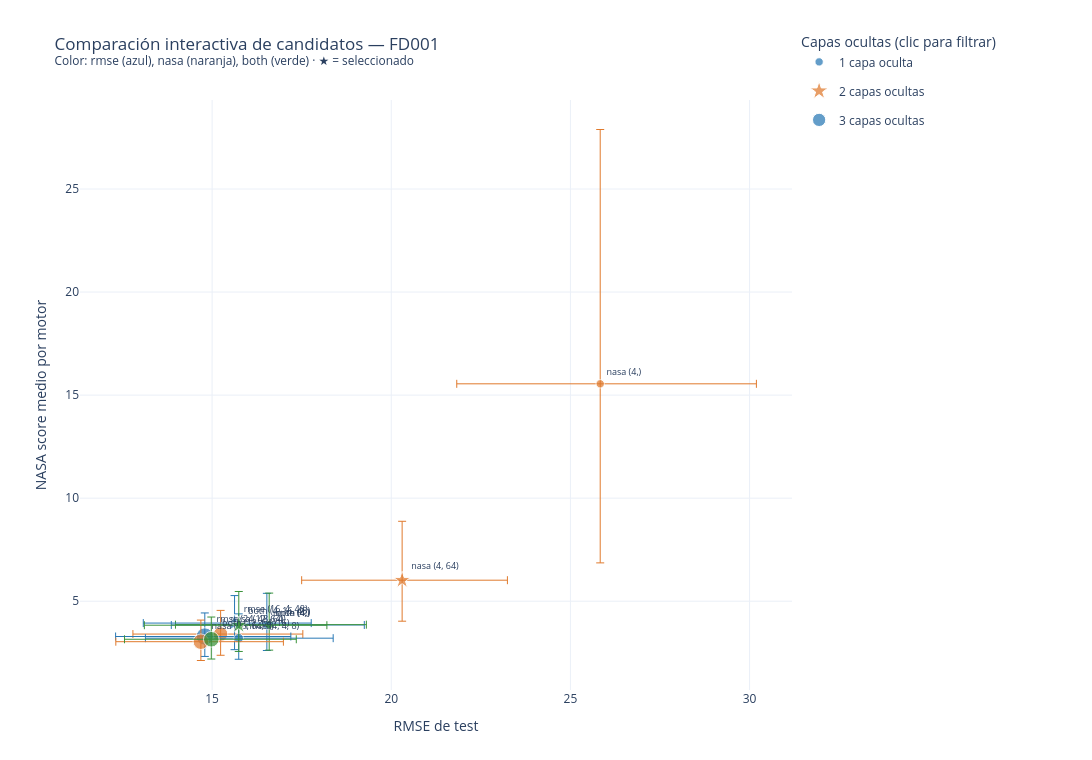

Source (notebook cell):
### Code cell
compare_candidate_results('FD001', max_rmse=None, max_nasa=None)

### Figure 1 — Plotly figure (JSON) as saved in the notebook; plotly's stock layout.template omitted (floating-point values rounded to 4 significant figures)
{"data": [{"customdata": [["candidate_02", "(4,)", 189, 13.86, 19.25, 2.61, 5.383, 384.8, "rmse", false]], "error_x": {"array": [2.72], "arrayminus": [2.667], "color": "#2878B5", "symmetric": false, "thickness": 1, "type": "data", "width": 4}, "error_y": {"array": [1.535], "arrayminus": [1.239], "color": "#2878B5", "symmetric": false, "thickness": 1, "type": "data", "width": 4}, "hovertemplate": "<b>%{customdata[8]}</b> · candidato %{customdata[0]}<br>Arquitectura: %{customdata[1]}<br>Parámetros: %{customdata[2]:,.0f}<br>RMSE: %{x:.4f} (IC 95%: %{customdata[3]:.4f}–%{customdata[4]:.4f})<br>NASA medio por motor: %{y:.4g} (IC 95%: %{customdata[5]:.4g}–%{customdata[6]:.4g})<br>NASA sumativo: %{customdata[7]:.4g}<extra></extra>", "legendgroup": "hidden-layers-1", "marker": {"color": "#2878B5", "line": {"color": "white", "width": 1}, "opacity": 0.72, "size": [8.367], "symbol": ["circle"]}, "mode": "markers+text", "name": "1 capa oculta", "showlegend": true, "text": ["rmse (4,)"], "textfont": {"size": 9}, "textposition": "top right", "type": "scatter", "x": [16.53], "y": [3.848]}, {"customdata": [["candidate_02", "(4,)", 189, 21.83, 30.19, 6.861, 27.89, 1555.0, "nasa", false]], "error_x": {"array": [4.359], "arrayminus": [4.004], "color": "#E07A2D", "symmetric": false, "thickness": 1, "type": "data", "width": 4}, "error_y": {"array": [12.34], "arrayminus": [8.688], "color": "#E07A2D", "symmetric": false, "thickness": 1, "type": "data", "width": 4}, "hovertemplate": "<b>%{customdata[8]}</b> · candidato %{customdata[0]}<br>Arquitectura: %{customdata[1]}<br>Parámetros: %{customdata[2]:,.0f}<br>RMSE: %{x:.4f} (IC 95%: %{customdata[3]:.4f}–%{customdata[4]:.4f})<br>NASA medio por motor: %{y:.4g} (IC 95%: %{customdata[5]:.4g}–%{customdata[6]:.4g})<br>NASA sumativo: %{customdata[7]:.4g}<extra></extra>", "legendgroup": "hidden-layers-1", "marker": {"color": "#E07A2D", "line": {"color": "white", "width": 1}, "opacity": 0.72, "size": [8.367], "symbol": ["circle"]}, "mode": "markers+text", "name": "1 capa oculta", "showlegend": false, "text": ["nasa (4,)"], "textfont": {"size": 9}, "textposition": "top right", "type": "scatter", "x": [25.83], "y": [15.55]}, {"customdata": [["candidate_03", "(4,)", 189, 13.98, 19.3, 2.628, 5.395, 386.3, "both", false]], "error_x": {"array": [2.711], "arrayminus": [2.616], "color": "#3A923A", "symmetric": false, "thickness": 1, "type": "data", "width": 4}, "error_y": {"array": [1.532], "arrayminus": [1.235], "color": "#3A923A", "symmetric": false, "thickness": 1, "type": "data", "width": 4}, "hovertemplate": "<b>%{customdata[8]}</b> · candidato %{customdata[0]}<br>Arquitectura: %{customdata[1]}<br>Parámetros: %{customdata[2]:,.0f}<br>RMSE: %{x:.4f} (IC 95%: %{customdata[3]:.4f}–%{customdata[4]:.4f})<br>NASA medio por motor: %{y:.4g} (IC 95%: %{customdata[5]:.4g}–%{customdata[6]:.4g})<br>NASA sumativo: %{customdata[7]:.4g}<extra></extra>", "legendgroup": "hidden-layers-1", "marker": {"color": "#3A923A", "line": {"color": "white", "width": 1}, "opacity": 0.72, "size": [8.367], "symbol": ["circle"]}, "mode": "markers+text", "name": "1 capa oculta", "showlegend": false, "text": ["both (4,)"], "textfont": {"size": 9}, "textposition": "top right", "type": "scatter", "x": [16.59], "y": [3.863]}, {"customdata": [["candidate_03", "(4, 64)", 569, 17.5, 23.24, 4.032, 8.879, 602.1, "nasa", true], ["candidate_04", "(12, 64)", 1449, 12.79, 17.53, 2.378, 4.556, 340.7, "nasa", false]], "error_x": {"array": [2.938, 2.294], "arrayminus": [2.804, 2.448], "color": "#E07A2D", "symmetric": false, "thickness": 1, "type": "data", "width": 4}, "error_y": {"array": [2.857, 1.148], "arrayminus": [1.99, 1.029], "color": "#E07A2D", "symmetric": false, "thickness": 1, "type": "data", "width": 4}, "hovertemplate": "<b>%{customdata[8]}</b> · candidato %{customdata[0]}<br>Arquitectura: %{customdata[1]}<br>Parámetros: %{customdata[2]:,.0f}<br>RMSE: %{x:.4f} (IC 95%: %{customdata[3]:.4f}–%{customdata[4]:.4f})<br>NASA medio por motor: %{y:.4g} (IC 95%: %{customdata[5]:.4g}–%{customdata[6]:.4g})<br>NASA sumativo: %{customdata[7]:.4g}<extra></extra>", "legendgroup": "hidden-layers-2", "marker": {"color": "#E07A2D", "line": {"color": "white", "width": 1}, "opacity": 0.72, "size": [13, 14.46], "symbol": ["star", "circle"]}, "mode": "markers+text", "name": "2 capas ocultas", "showlegend": true, "text": ["nasa (4, 64)", "nasa (12, 64)"], "textfont": {"size": 9}, "textposition": "top right", "type": "scatter", "x": [20.3, 15.24], "y": [6.021, 3.407]}, {"customdata": [["candidate_01", "(24, 48, 64)", 5505, 12.31, 17.2, 2.322, 4.432, 328.9, "rmse", false], ["candidate_03", "(16, 4, 48)", 1093, 13.08, 17.77, 2.651, 5.274, 394.1, "rmse", true], ["candidate_04", "(4, 4, 8)", 253, 13.14, 18.38, 2.186, 4.388, 320.8, "rmse", false]], "error_x": {"array": [2.401, 2.14, 2.636], "arrayminus": [2.49, 2.547, 2.604], "color": "#2878B5", "symmetric": false, "thickness": 1, "type": "data", "width": 4}, "error_y": {"array": [1.142, 1.333, 1.18], "arrayminus": [0.9674, 1.29, 1.022], "color": "#2878B5", "symmetric": false, "thickness": 1, "type": "data", "width": 4}, "hovertemplate": "<b>%{customdata[8]}</b> · candidato %{customdata[0]}<br>Arquitectura: %{customdata[1]}<br>Parámetros: %{customdata[2]:,.0f}<br>RMSE: %{x:.4f} (IC 95%: %{customdata[3]:.4f}–%{customdata[4]:.4f})<br>NASA medio por motor: %{y:.4g} (IC 95%: %{customdata[5]:.4g}–%{customdata[6]:.4g})<br>NASA sumativo: %{customdata[7]:.4g}<extra></extra>", "legendgroup": "hidden-layers-3", "marker": {"color": "#2878B5", "line": {"color": "white", "width": 1}, "opacity": 0.72, "size": [17.32, 13, 9.481], "symbol": ["circle", "star", "circle"]}, "mode": "markers+text", "name": "3 capas ocultas", "showlegend": true, "text": ["rmse (24, 48, 64)", "rmse (16, 4, 48)", "rmse (4, 4, 8)"], "textfont": {"size": 9}, "textposition": "top right", "type": "scatter", "x": [14.8, 15.63, 15.74], "y": [3.289, 3.941, 3.208]}, {"customdata": [["candidate_01", "(16, 64, 8)", 2353, 12.31, 16.99, 2.125, 4.085, 303.7, "nasa", false]], "error_x": {"array": [2.303], "arrayminus": [2.374], "color": "#E07A2D", "symmetric": false, "thickness": 1, "type": "data", "width": 4}, "error_y": {"array": [1.049], "arrayminus": [0.912], "color": "#E07A2D", "symmetric": false, "thickness": 1, "type": "data", "width": 4}, "hovertemplate": "<b>%{customdata[8]}</b> · candidato %{customdata[0]}<br>Arquitectura: %{customdata[1]}<br>Parámetros: %{customdata[2]:,.0f}<br>RMSE: %{x:.4f} (IC 95%: %{customdata[3]:.4f}–%{customdata[4]:.4f})<br>NASA medio por motor: %{y:.4g} (IC 95%: %{customdata[5]:.4g}–%{customdata[6]:.4g})<br>NASA sumativo: %{customdata[7]:.4g}<extra></extra>", "legendgroup": "hidden-layers-3", "marker": {"color": "#E07A2D", "line": {"color": "white", "width": 1}, "opacity": 0.72, "size": [15.56], "symbol": ["circle"]}, "mode": "markers+text", "name": "3 capas ocultas", "showlegend": false, "text": ["nasa (16, 64, 8)"], "textfont": {"size": 9}, "textposition": "top right", "type": "scatter", "x": [14.69], "y": [3.037]}, {"customdata": [["candidate_01", "(12, 64, 16)", 2441, 12.55, 17.35, 2.197, 4.233, 315.5, "both", false], ["candidate_02", "(4, 16, 48)", 1129, 13.11, 18.2, 2.563, 5.473, 383.7, "both", true]], "error_x": {"array": [2.372, 2.459], "arrayminus": [2.423, 2.635], "color": "#3A923A", "symmetric": false, "thickness": 1, "type": "data", "width": 4}, "error_y": {"array": [1.078, 1.636], "arrayminus": [0.9585, 1.274], "color": "#3A923A", "symmetric": false, "thickness": 1, "type": "data", "width": 4}, "hovertemplate": "<b>%{customdata[8]}</b> · candidato %{customdata[0]}<br>Arquitectura: %{customdata[1]}<br>Parámetros: %{customdata[2]:,.0f}<br>RMSE: %{x:.4f} (IC 95%: %{customdata[3]:.4f}–%{customdata[4]:.4f})<br>NASA medio por motor: %{y:.4g} (IC 95%: %{customdata[5]:.4g}–%{customdata[6]:.4g})<br>NASA sumativo: %{customdata[7]:.4g}<extra></extra>", "legendgroup": "hidden-layers-3", "marker": {"color": "#3A923A", "line": {"color": "white", "width": 1}, "opacity": 0.72, "size": [15.64, 13], "symbol": ["circle", "star"]}, "mode": "markers+text", "name": "3 capas ocultas", "showlegend": false, "text": ["both (12, 64, 16)", "both (4, 16, 48)"], "textfont": {"size": 9}, "textposition": "top right", "type": "scatter", "x": [14.98, 15.74], "y": [3.155, 3.837]}], "layout": {"height": 760, "hoverlabel": {"namelength": -1}, "legend": {"groupclick": "togglegroup", "title": {"text": "Capas ocultas (clic para filtrar)"}, "x": 1.01, "xanchor": "left", "y": 1.12}, "margin": {"b": 70, "l": 80, "r": 300, "t": 100}, "title": {"text": "Comparación interactiva de candidatos — FD001<br><sup>Color: rmse (azul), nasa (naranja), both (verde) · ★ = seleccionado</sup>"}, "width": 1200, "xaxis": {"title": {"text": "RMSE de test"}}, "yaxis": {"title": {"text": "NASA score medio por motor"}, "type": "linear"}}}
